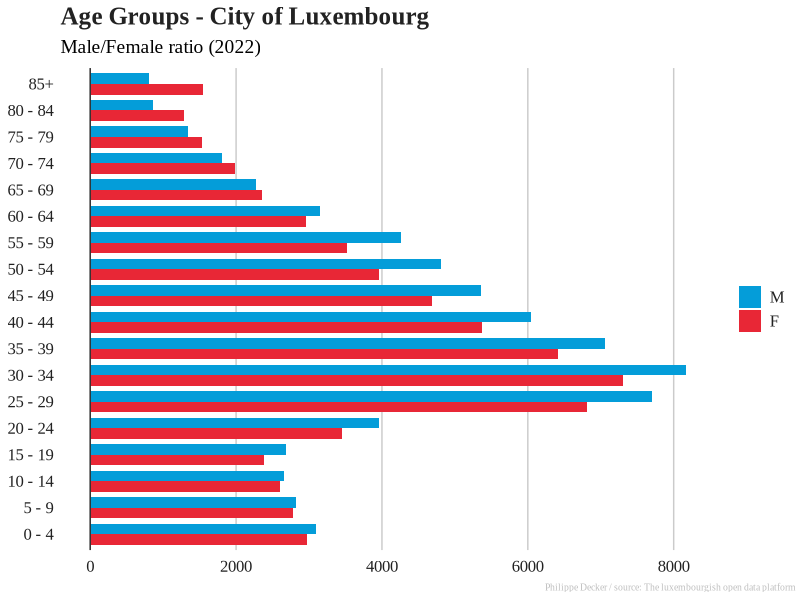
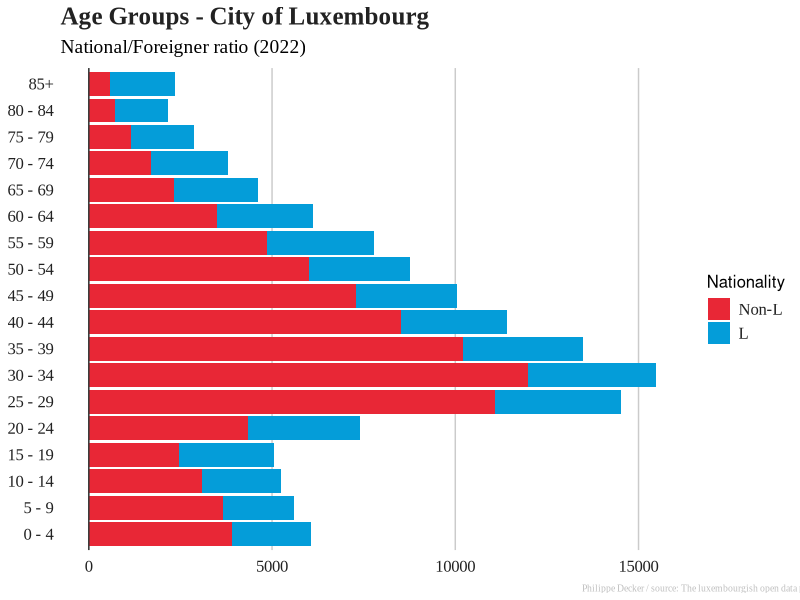

Source code (R) for these figures, in order:
## ---- chunk 1
library(readr)
library(tidyverse)
## ---- chunk 2
popLU_22 <- read_csv2("input/pop_vdl_2022.csv", locale = locale(encoding = "Windows-1252"))  # read_csv2() assumes the delimiter is a ; 
## ---- chunk 3
#renaming the column names
popLU_22_rename <- popLU_22 %>% rename(nat = `Nationalité(s)`,
                                age = Age,
                                sex = Sexe,
                                district = Quartier)
## ---- chunk 4
pop_agegroup <- popLU_22_rename %>%
  mutate(age_groups = cut(age, 
                          breaks = c(-Inf, 4, 9, 14, 19, 24, 29, 34, 39, 44, 
                                     49, 54, 59, 64, 69, 74, 79, 84, Inf),
                          labels = c("0 - 4", "5 - 9", "10 - 14", "15 - 19", "20 - 24", 
                                     "25 - 29", "30 - 34", "35 - 39", "40 - 44", 
                                     "45 - 49", "50 - 54", "55 - 59", "60 - 64", 
                                     "65 - 69", "70 - 74", "75 - 79", "80 - 84", "85+"),
                          right = TRUE))  # Includes the upper bound in each group
## ---- chunk 5
pop_summary_sex <- pop_agegroup %>%
  group_by(age_groups, sex) %>%
  summarise(count = n(), .groups = "drop") #.groups = "drop" → Removes all grouping, so the resulting dataframe is ungrouped
## ---- chunk 6
#| code-fold: true
#| code-summary: "Click to expand code"
#| echo: true
library(scales)
my_style <- function() {     #The first line gives the function a name and indicates that what follows is, in fact, a function definition
  font <- "Times New Roman"        #The code defines a variable called font and assigns it the respective font. This allows later sections to simply use font rather than repeating the font's name multiple times.
  ggplot2::theme(
    plot.title = ggplot2::element_text(
      family = font,
      size = 18,
      face = "bold",
      color = "#222222"
    ),
    plot.subtitle = ggplot2::element_text(
      family = font,
      size = 14,
      margin = ggplot2::margin(2, 0, 8, 0) #specifies spacing between the title and subtitle with the margin() function, specifying the value in points for the top (2), right (0), bottom (8), and left (0) sides
    ),
    plot.caption = ggplot2::element_text(
      family=font,
      size=7,
      color="gray"
      #hjust = -1, 
      #vjust = 1
    ),
    legend.position = "right",
    legend.text.align = 0,
    legend.background = element_blank(),  #This code removes the legend background (which would show up only if the background color of the entire plot weren’t white)
    legend.title = element_blank(), #Removes the title, and the legend key (the borders on the boxes)
    legend.key = element_blank(),
    legend.text = element_text(
      family = font,
      size = 12,
      color = "#222222"
    ),
    axis.title = ggplot2::element_blank(),
    axis.text = ggplot2::element_text(
      family = font,
      size = 12,
      color = "#222222"
    ),
    axis.text.x = ggplot2::element_text(margin = ggplot2::margin(5)),
    axis.ticks = ggplot2::element_blank(),
    axis.line = ggplot2::element_blank(),
    panel.grid.minor = ggplot2::element_blank(),
    panel.grid.major.y = ggplot2::element_blank(),
    panel.grid.major.x = ggplot2::element_line(color = "#cbcbcb"), #or reverse x/y axis code
    panel.background = ggplot2::element_blank()
  )
}
## ---- chunk 7
ggplot(pop_summary_sex, aes(x = age_groups, y = count, fill = sex)) +
  geom_bar(stat = "identity", position = "dodge", width = 0.8) +  # position "dodge" ensure bars are side by side, with the width parameter you can make the bars narrower or wider. A value of 1 means the bars will touch each other, while a value less than 1 creates space between them.
  coord_flip() +  # Flip to make it horizontal
  scale_y_continuous(labels = abs) +  # Show absolute values on y-axis
  scale_fill_manual(values = c("M" = "#049DD9", "F" = "#E82736")) +
  labs(title = "Age Groups - City of Luxembourg",
       subtitle = "Male/Female ratio (2022)",
       x = "", 
       y = "",
       caption = "Philippe Decker / source: The luxembourgish open data platform") +
  theme(plot.caption = element_text(hjust = 1.2, vjust = 1)) +
  geom_hline(yintercept = 0, size = 0.5, colour = "#333333") +
    my_style()+
  guides(fill = guide_legend(reverse = TRUE)) #reverses the legend variables
## ---- chunk 8
pop_summary_nat <- pop_agegroup %>%
  mutate(nationality = ifelse(grepl("L", nat), "L", "Non-L")) %>%  #nationality = ifelse(...) creates a new column named nationality based on a condition. grepl("L", nat) checks each element in the nat column to see if it contains the letter "L". It returns TRUE if "L" is found and FALSE otherwise. When TRUE, it assigns the value "L", when FALSE it assigns the value "Non-L".
  group_by(age_groups, nationality) %>%
  summarise(count = n(), .groups = "drop") #.groups = "drop" → Removes all grouping, so the resulting dataframe is ungrouped
## ---- chunk 9
ggplot(pop_summary_nat, aes(x = age_groups, y = count, fill = nationality)) +
  geom_bar(stat = "identity", position = "stack") +  
  coord_flip() +  
  scale_y_continuous(labels = abs) +  # Show absolute values on y-axis
  scale_fill_manual(values = c("L" = "#049DD9", "Non-L" = "#E82736"), name = "Nationality") +  # Set custom legend title here +
  labs(title = "Age Groups - City of Luxembourg",
       subtitle = "National/Foreigner ratio (2022)",
       x = "", 
       y = "",
       caption = "Philippe Decker / source: The luxembourgish open data platform") +
  theme(plot.caption = element_text(hjust = 1.4, vjust = 0.5)) +
  geom_hline(yintercept = 0, size = 0.5, colour = "#333333") +
  my_style()+
  guides(fill = guide_legend(reverse = TRUE))+
  theme(
    legend.title = element_text(size = 12, color = "black"),  # Customize legend title style
    legend.text = element_text(size = 12)  # Customize legend text style
  )
